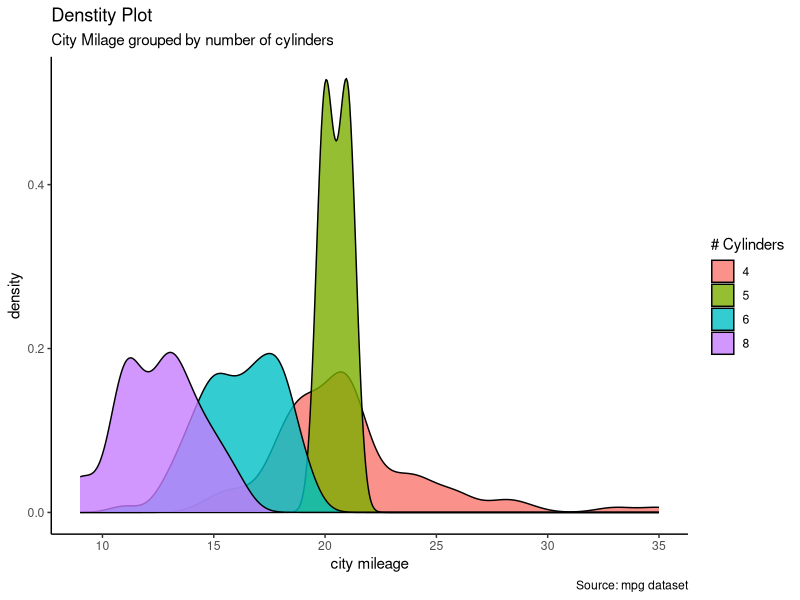

The R script that drew this image:
install.packages("ggplot2")

library("ggplot2")

theme_set(theme_classic())

g <-ggplot(mpg,aes(cty)) #MPG is a build in r dataset
g+ geom_density(aes(fill=factor(cyl)), alpha=0.8) + #fill on number of cylinders
  labs(title="Denstity Plot",
       subtitle="City Milage grouped by number of cylinders",
       caption="Source: mpg dataset",
       x="city mileage",
       fill="# Cylinders")

#run the install package for ggplot2 in order to make the graph
